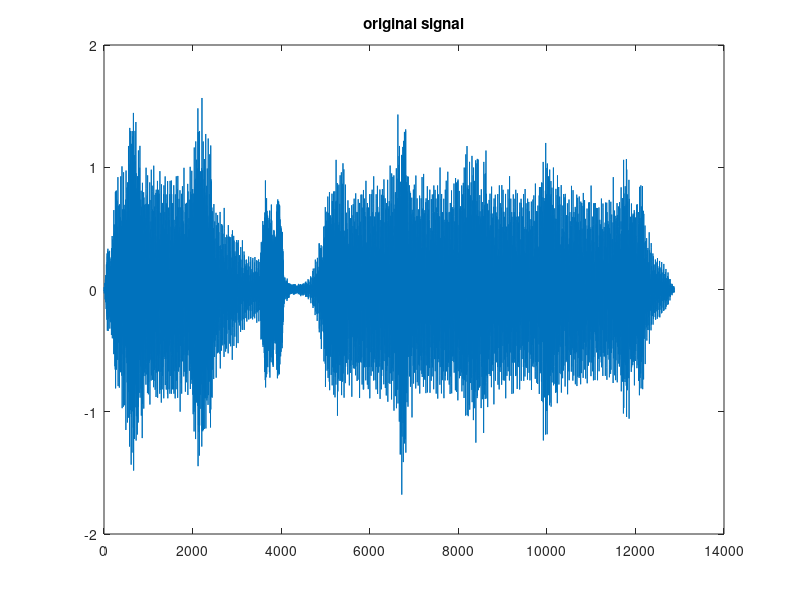

This figure's MATLAB source: (Note: this script raises an error after producing the figure.)
% A3 q5

clear all;
close all;

load train_bird;
x = [1:1:12880];
plot(x,y);
title ('original signal');
print -deps q5f1.eps;
close;

y2 = abs(fft(y));
pspectrum(y2);
print -deps q5f2.eps;
close;

d = fdesign.lowpass('Fp,Fst,Ap,Ast',0.45,0.6,1,60);
Hd = design(d,'equiripple');
y3 = filter(Hd,y);
plot(x,y3);
title ('train');
print -deps q5f3.eps;
close;

d2 = fdesign.highpass('Fst,Fp,Ast,Ap',0.45,0.6,60,1);
Hd2 = design(d2,'equiripple');
y4 = filter(Hd2,y);
plot(x,y4);
title ('train');
print -deps q5f4.eps;
close